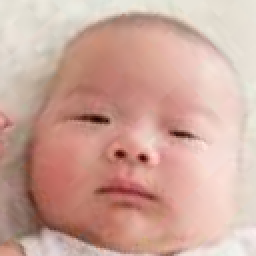
#> input picture data/raw/MRCD/Asian/1_0_asian_7668505wild.png, 128 x 128 px (shown 2 times larger); its folder holds only this picture in this run
$ jupyter execute --allow-errors data_loading_mrcd.ipynb
#> lines starting #> are read from the running program, lines starting #| are printed output that depends on the picture
## Data loading - MRCD - Praveen
Source: https://github.com/praveenkumarchandaliya/ChildGAN_Tamp1

Make suitable for ArcFace and MagFace (112x112) and FaceNet (160x160)

### Data folder structure and metadata

[cell 1]
# Load packages

# Common
import numpy as np
import os
import cv2
import pandas as pd
from IPython.display import clear_output as cls
import matplotlib.pyplot as plt

# Data
from glob import glob

# Data Visuaalization
import matplotlib.pyplot as plt
import seaborn as sns
sns.set()

# Model

### Descriptive analysis - based on metadata

[cell 2]
## Create dataframe

# Define the path to the raw data directory
raw_data_path = '../data/raw/'

# Initialize lists to store image characteristics
img_names = []
ethnicities = []
genders = []
ages = []

# Iterate through the directories of each ethnicity (e.g., 'Asian')
ethnicities_list = os.listdir(raw_data_path + 'MRCD/')
for ethnicity in ethnicities_list:
    ethnicity_dir = os.path.join(raw_data_path + 'MRCD/', ethnicity)
    if os.path.isdir(ethnicity_dir):
        # Iterate through image files in the ethnicity directory
        for img_name in os.listdir(ethnicity_dir):
            # Extract gender and age from image name
            img_components = img_name.split('_')
            age = img_components[0]
            gender = img_components[1]

            # Append image characteristics to lists
            img_names.append(img_name)
            ethnicities.append(ethnicity)
            genders.append(gender)
            ages.append(age)

# Create a DataFrame from the lists
data = {'img_name': img_names, 'ethnicity': ethnicities, 'gender': genders, 'age': ages}
df = pd.DataFrame(data)

# Display the DataFrame
df.head()

[cell 3]
## Check DF quality
df

### Image data quality etc.

[cell 4]
# Read the image
img_dir = os.listdir(raw_data_path + 'MRCD/'+'Asian')
#for filename in img_dir:
img_path = os.path.join(raw_data_path + 'MRCD/'+'Asian', img_dir[0]) #filename  # Full path to the image
#print(filename)
img = cv2.imread(img_path)
#> img is the input picture: shape (128, 128, 3); mean B, G, R 155, 167.1, 205.9
if img is not None:
    # Get original image size
    original_size = img.shape[:2]
#> original_size = (128, 128)
    print("Org img size: ",original_size)
#| Org img size:  (128, 128)

# Resize the image
output_size = (112,112)
img_resized = cv2.resize(img, (112,112))
img_gray = cv2.cvtColor(img_resized, cv2.COLOR_BGR2GRAY)
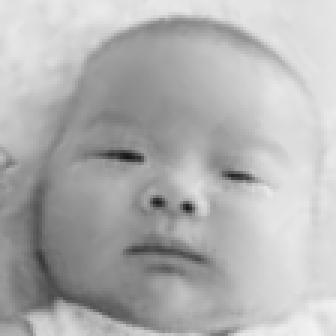
#> img_gray: shape (112, 112) (shown 3 times larger); min 22, max 242, mean 177.2

# Display original and resized images
#> (the rest of this cell did not finish here and is left out)
